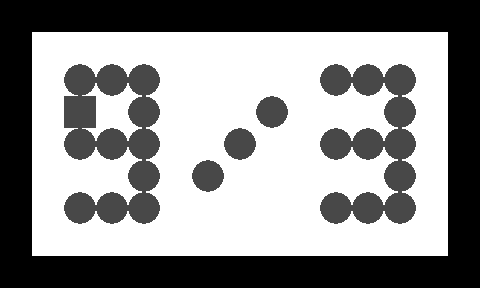

Rendered tile map (Tiled .tmx) drawn with the repository's tilesets; below, a short description and the full map source, tile grids included:
An orthogonal 15x9 tile map with 32x32 px tiles, 2 tile layers (1, 2).

<map version="1.0" orientation="orthogonal" width="15" height="9" tilewidth="32" tileheight="32">
 <tileset firstgid="1" name="n_tiles1" tilewidth="32" tileheight="32">
  <image source="../../images/map/common/n_tiles1.png" width="128" height="64" />
 </tileset>
 <layer name="1" width="15" height="9">
  <data encoding="csv">
1,1,1,1,1,1,1,1,1,1,1,1,1,1,1,
1,1,1,1,1,1,1,1,1,1,1,1,1,1,1,
1,1,1,1,1,1,1,1,1,1,1,1,1,1,1,
1,1,1,1,1,1,1,1,1,1,1,1,1,1,1,
1,1,1,1,1,1,1,1,1,1,1,1,1,1,1,
1,1,1,1,1,1,1,1,1,1,1,1,1,1,1,
1,1,1,1,1,1,1,1,1,1,1,1,1,1,1,
1,1,1,1,1,1,1,1,1,1,1,1,1,1,1,
1,1,1,1,1,1,1,1,1,1,1,1,1,1,1
</data>
 </layer>
 <layer name="2" width="15" height="9">
  <data encoding="csv">
2,2,2,2,2,2,2,2,2,2,2,2,2,2,2,
2,0,0,0,0,0,0,0,0,0,0,0,0,0,2,
2,0,3,3,3,0,0,0,0,0,3,3,3,0,2,
2,0,4,0,3,0,0,0,3,0,0,0,3,0,2,
2,0,3,3,3,0,0,3,0,0,3,3,3,0,2,
2,0,0,0,3,0,3,0,0,0,0,0,3,0,2,
2,0,3,3,3,0,0,0,0,0,3,3,3,0,2,
2,0,0,0,0,0,0,0,0,0,0,0,0,0,2,
2,2,2,2,2,2,2,2,2,2,2,2,2,2,2
</data>
 </layer>
</map>
